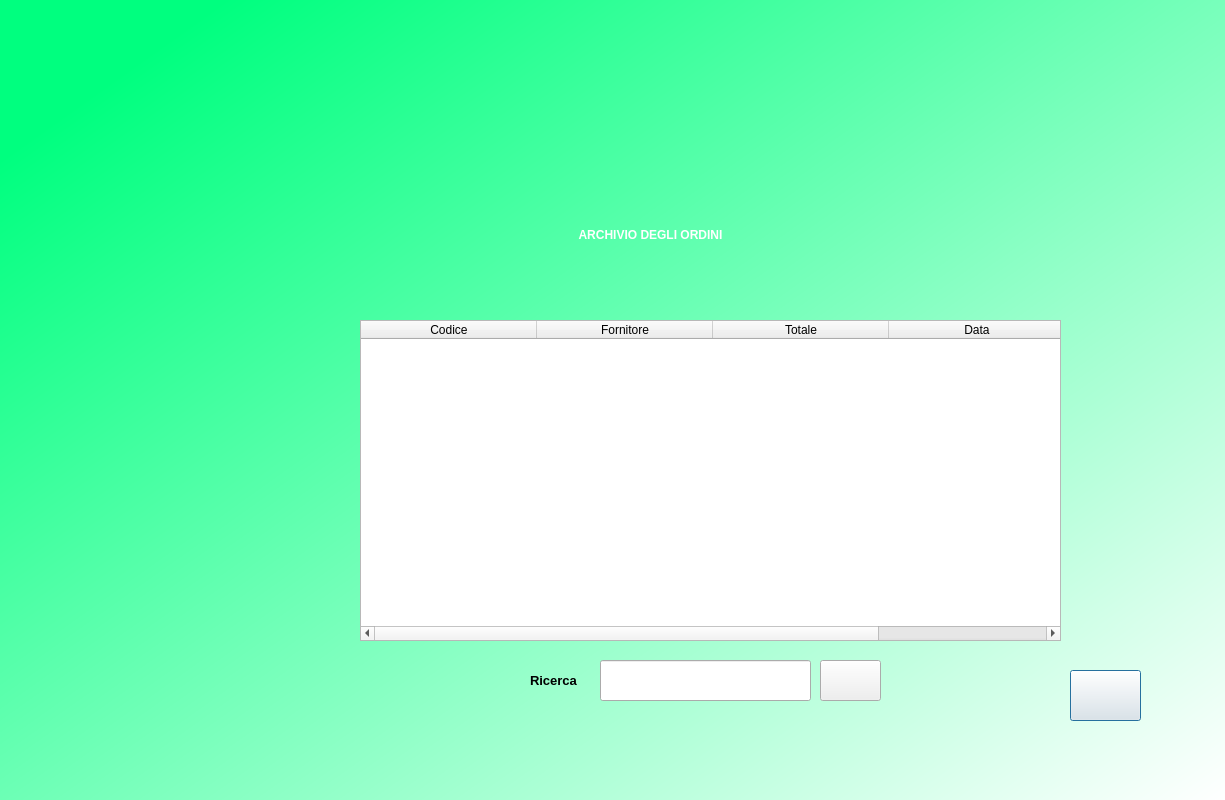
<?xml version="1.0" encoding="UTF-8"?>
<ui version="4.0">
 <class>DialogOrdini</class>
 <widget class="QDialog" name="DialogOrdini">
  <property name="geometry">
   <rect>
    <x>0</x>
    <y>0</y>
    <width>1225</width>
    <height>800</height>
   </rect>
  </property>
  <property name="windowTitle">
   <string>Dialog</string>
  </property>
  <property name="styleSheet">
   <string notr="true">QWidget#DialogOrdini{
background-color:qlineargradient(spread:pad, x1:0.058, y1:0.136364, x2:1, y2:1, stop:0 rgba(0, 255, 127, 255), stop:1 rgba(255, 255, 255, 255));}</string>
  </property>
  <widget class="QLabel" name="label">
   <property name="geometry">
    <rect>
     <x>130</x>
     <y>200</y>
     <width>1041</width>
     <height>71</height>
    </rect>
   </property>
   <property name="styleSheet">
    <string notr="true">font: 36pt &quot;MS Shell Dlg 2&quot;;color:rgb(255, 255, 255);
font-weight:bold;
</string>
   </property>
   <property name="text">
    <string>&lt;html&gt;&lt;head/&gt;&lt;body&gt;&lt;p align=&quot;center&quot;&gt;ARCHIVIO DEGLI ORDINI&lt;/p&gt;&lt;/body&gt;&lt;/html&gt;</string>
   </property>
  </widget>
  <widget class="QTableWidget" name="arcOrdineTable">
   <property name="geometry">
    <rect>
     <x>360</x>
     <y>320</y>
     <width>701</width>
     <height>321</height>
    </rect>
   </property>
   <attribute name="horizontalHeaderDefaultSectionSize">
    <number>176</number>
   </attribute>
   <column>
    <property name="text">
     <string>Codice</string>
    </property>
   </column>
   <column>
    <property name="text">
     <string>Fornitore</string>
    </property>
   </column>
   <column>
    <property name="text">
     <string>Totale</string>
    </property>
   </column>
   <column>
    <property name="text">
     <string>Data</string>
    </property>
   </column>
  </widget>
  <widget class="QLabel" name="label_2">
   <property name="geometry">
    <rect>
     <x>0</x>
     <y>470</y>
     <width>311</width>
     <height>331</height>
    </rect>
   </property>
   <property name="styleSheet">
    <string notr="true"/>
   </property>
   <property name="text">
    <string/>
   </property>
   <property name="pixmap">
    <pixmap>img/order.png</pixmap>
   </property>
   <property name="scaledContents">
    <bool>true</bool>
   </property>
  </widget>
  <widget class="QPushButton" name="homeBtn">
   <property name="geometry">
    <rect>
     <x>1070</x>
     <y>670</y>
     <width>71</width>
     <height>51</height>
    </rect>
   </property>
   <property name="cursor">
    <cursorShape>PointingHandCursor</cursorShape>
   </property>
   <property name="text">
    <string/>
   </property>
   <property name="icon">
    <iconset>
     <normaloff>img/home.png</normaloff>img/home.png</iconset>
   </property>
   <property name="iconSize">
    <size>
     <width>30</width>
     <height>30</height>
    </size>
   </property>
  </widget>
  <widget class="QLabel" name="label_3">
   <property name="geometry">
    <rect>
     <x>-30</x>
     <y>0</y>
     <width>1271</width>
     <height>281</height>
    </rect>
   </property>
   <property name="text">
    <string/>
   </property>
   <property name="pixmap">
    <pixmap>img/farmaciaa.jpg</pixmap>
   </property>
   <property name="scaledContents">
    <bool>true</bool>
   </property>
  </widget>
  <widget class="QLineEdit" name="ricercaordine">
   <property name="geometry">
    <rect>
     <x>600</x>
     <y>660</y>
     <width>211</width>
     <height>41</height>
    </rect>
   </property>
  </widget>
  <widget class="QPushButton" name="Ricercaordinebtn">
   <property name="geometry">
    <rect>
     <x>820</x>
     <y>660</y>
     <width>61</width>
     <height>41</height>
    </rect>
   </property>
   <property name="cursor">
    <cursorShape>PointingHandCursor</cursorShape>
   </property>
   <property name="text">
    <string/>
   </property>
   <property name="icon">
    <iconset>
     <normaloff>img/lens.png</normaloff>img/lens.png</iconset>
   </property>
   <property name="iconSize">
    <size>
     <width>30</width>
     <height>30</height>
    </size>
   </property>
  </widget>
  <widget class="QLabel" name="ricercaclientilabel">
   <property name="geometry">
    <rect>
     <x>530</x>
     <y>650</y>
     <width>71</width>
     <height>61</height>
    </rect>
   </property>
   <property name="font">
    <font>
     <family>MS Shell Dlg 2</family>
     <pointsize>10</pointsize>
     <weight>75</weight>
     <italic>false</italic>
     <bold>true</bold>
    </font>
   </property>
   <property name="styleSheet">
    <string notr="true">font: 75 10pt &quot;MS Shell Dlg 2&quot;;
font-weight:bold;</string>
   </property>
   <property name="text">
    <string>Ricerca</string>
   </property>
  </widget>
  <zorder>arcOrdineTable</zorder>
  <zorder>label_2</zorder>
  <zorder>homeBtn</zorder>
  <zorder>label_3</zorder>
  <zorder>label</zorder>
  <zorder>ricercaordine</zorder>
  <zorder>Ricercaordinebtn</zorder>
  <zorder>ricercaclientilabel</zorder>
 </widget>
 <resources/>
 <connections/>
</ui>
